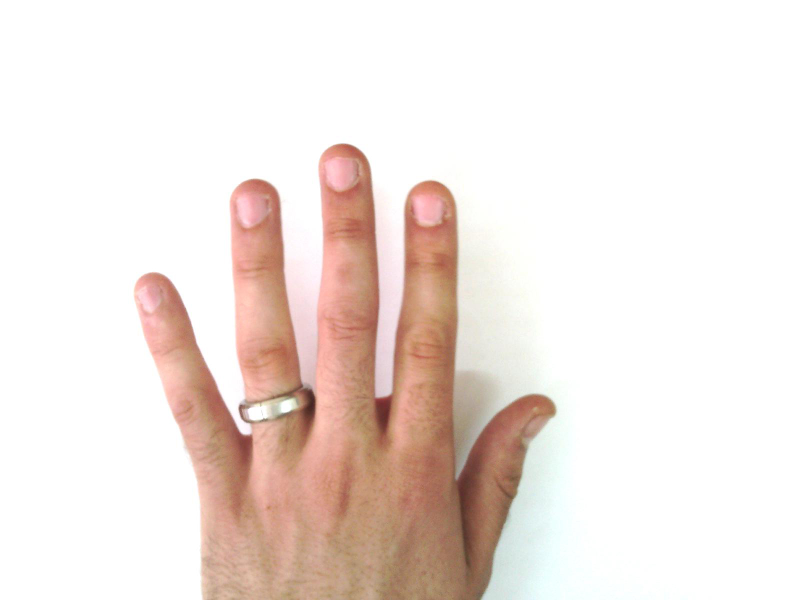
#> input picture ResizedImages/Hand_0000031.jpg, 1600 x 1200 px (shown at 1/2 size)
$ python -i function.py   (imports and definitions only)
#> lines starting #> are read from the running program, lines starting #| are printed output that depends on the picture; after the words box and inside, x2 and y2 are one past the last pixel; in counts of white or black regions, pixels touching at a corner belong together
#> further down, picture is the input picture: shape (1200, 1600, 3); mean B, G, R 223.4, 228.7, 240.3

import matplotlib.pyplot as plt
import numpy as np
import copy
import cv2
import os

classes = 'NONE ONE TWO THREE FOUR FIVE'.split()

# [5 lines left out: function initClass, not called in this run]

def binaryMask(img):
    img = cv2.cvtColor(img, cv2.COLOR_BGR2GRAY)
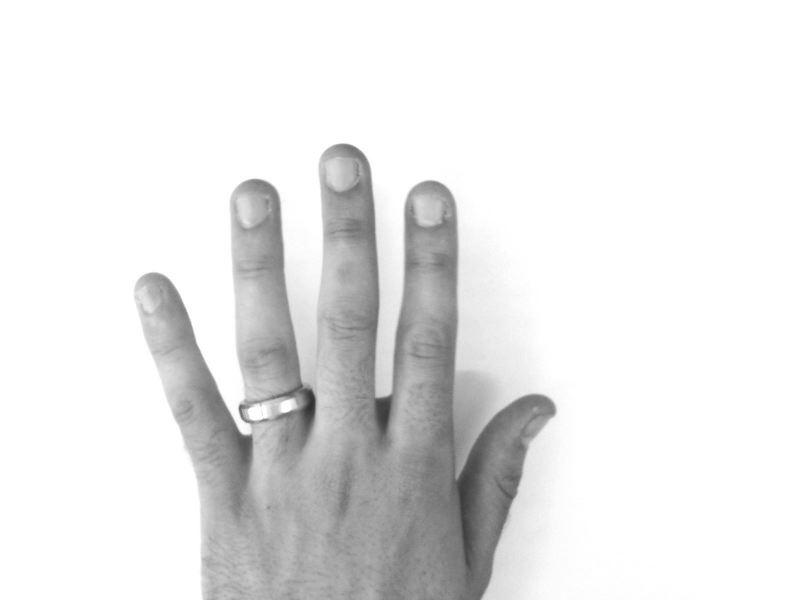
#> img: shape (1200, 1600) (shown at 1/2 size); min 46, max 255, mean 231.6
    img = cv2.GaussianBlur(img, (7,7), 3)
    img = cv2.adaptiveThreshold(img, 255, cv2.ADAPTIVE_THRESH_GAUSSIAN_C, cv2.THRESH_BINARY_INV, 11, 2)
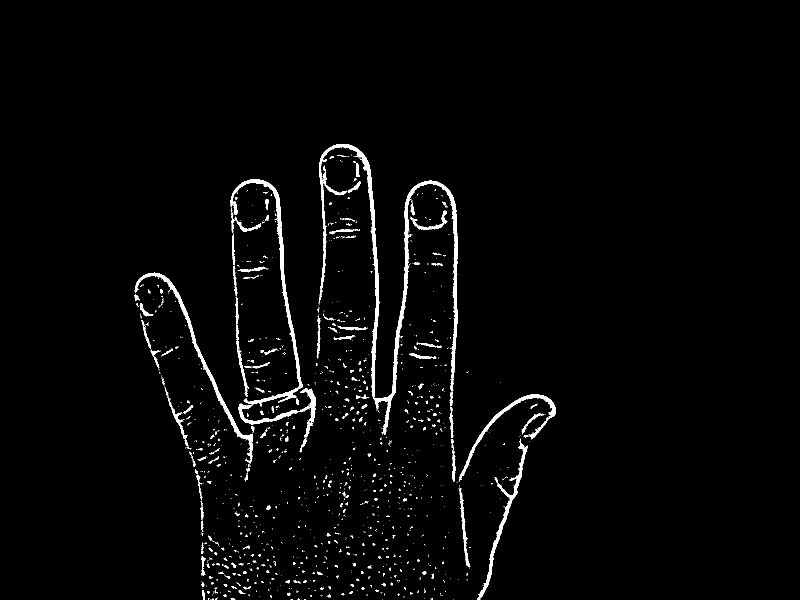
#> img: shape (1200, 1600) (shown at 1/2 size); 2.2% white; 1218 white regions (1033 under 20 px), largest, box (x1, y1, x2, y2) and area: (746, 361, 916, 870) 6529, (637, 288, 759, 794) 5533, (461, 358, 606, 813) 4405
    ret, new = cv2.threshold(img, 25, 255, cv2.THRESH_BINARY_INV + cv2.THRESH_OTSU)
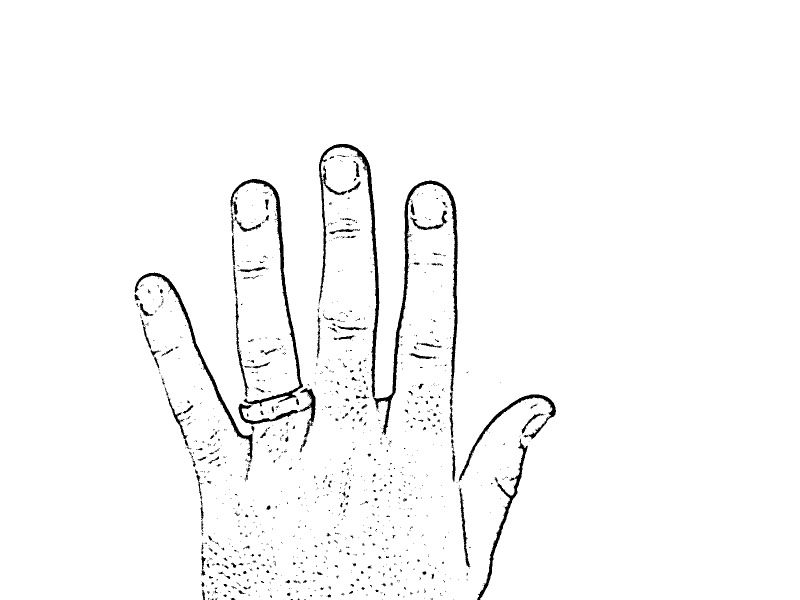
#> new: shape (1200, 1600) (shown at 1/2 size); 97.8% white; 1218 black regions (1033 under 20 px), largest, box (x1, y1, x2, y2) and area: (746, 361, 916, 870) 6529, (637, 288, 759, 794) 5533, (461, 358, 606, 813) 4405
#> ret = 0
    return new

# [92 lines left out: function main, not called in this run]

>>> import cv2
>>> picture = cv2.imread('ResizedImages/Hand_0000031.jpg')
>>> result = binaryMask(picture)

$ run again, on ResizedImages/Hand_0000063.jpg
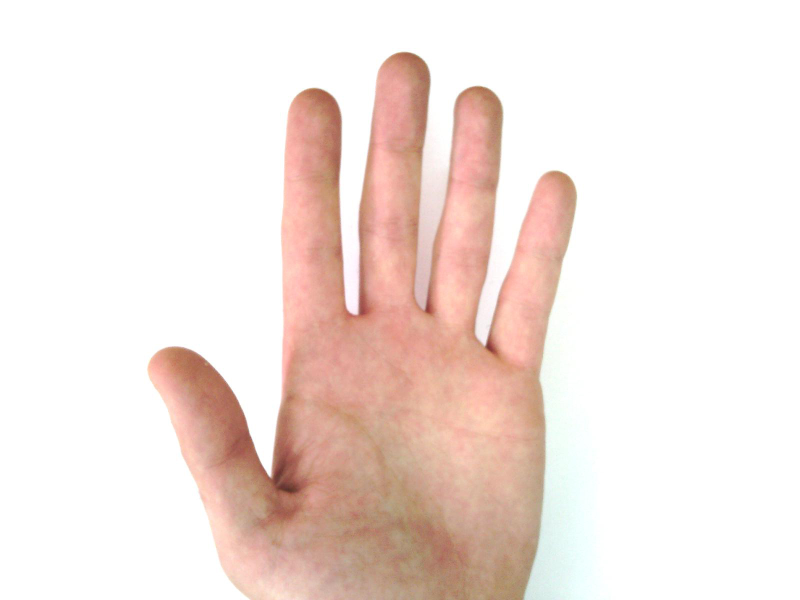
#> input picture ResizedImages/Hand_0000063.jpg, 1600 x 1200 px (shown at 1/2 size)
#> picture is the input picture: shape (1200, 1600, 3); mean B, G, R 222.6, 228.2, 242.9
#> in binaryMask, `img = cv2.adaptiveThreshold(img, 255, cv2.ADAPTIVE_THRESH_GAUSSIAN_C, ..`:
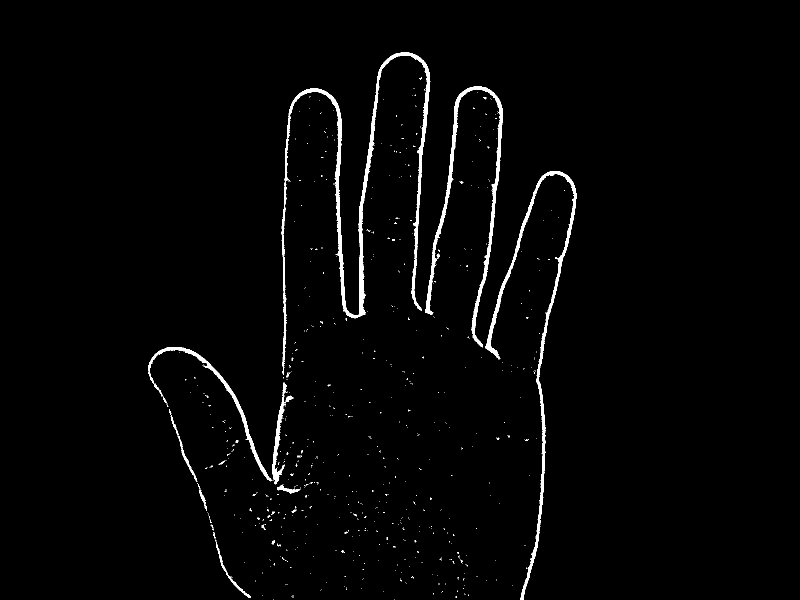
#> img: shape (1200, 1600) (shown at 1/2 size); 1.8% white; 691 white regions (668 under 20 px), largest, box (x1, y1, x2, y2) and area: (563, 105, 861, 750) 12589, (970, 342, 1153, 1200) 7363, (850, 172, 1005, 695) 6575
#> in binaryMask, `ret, new = cv2.threshold(img, 25, 255, cv2.THRESH_BINARY_INV + cv2.THR..`:
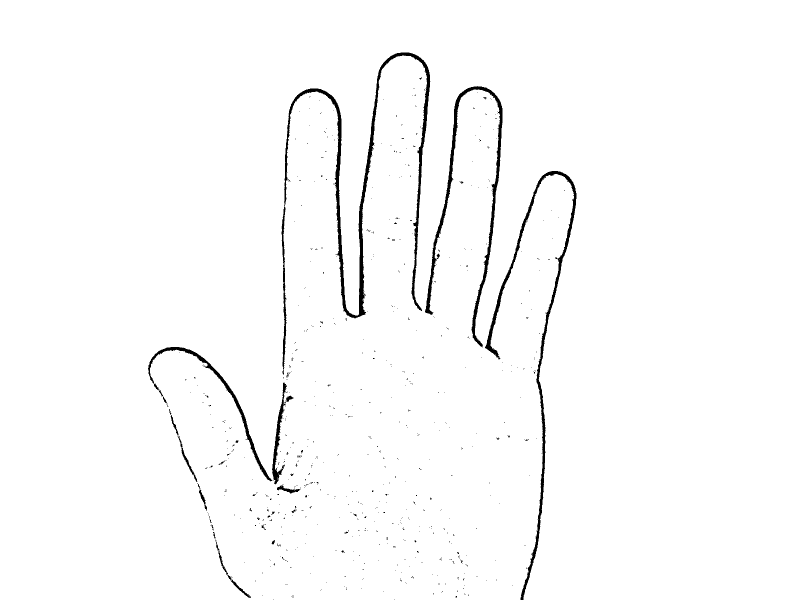
#> new: shape (1200, 1600) (shown at 1/2 size); 98.2% white; 691 black regions (668 under 20 px), largest, box (x1, y1, x2, y2) and area: (563, 105, 861, 750) 12589, (970, 342, 1153, 1200) 7363, (850, 172, 1005, 695) 6575
#> ret = 0

$ run again, on ResizedImages/Hand_0000179.jpg
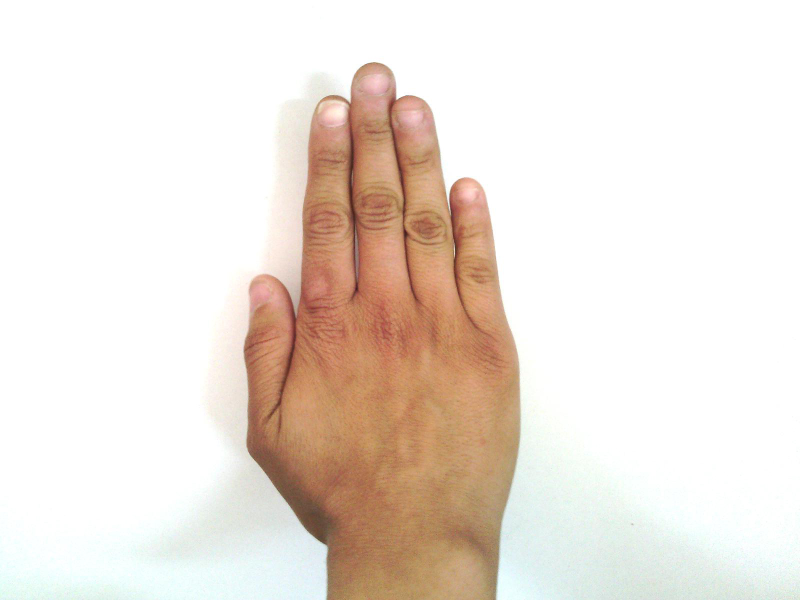
#> input picture ResizedImages/Hand_0000179.jpg, 1600 x 1200 px (shown at 1/2 size)
#> picture is the input picture: shape (1200, 1600, 3); mean B, G, R 217.9, 226.5, 236.9
#> in binaryMask, `img = cv2.adaptiveThreshold(img, 255, cv2.ADAPTIVE_THRESH_GAUSSIAN_C, ..`:
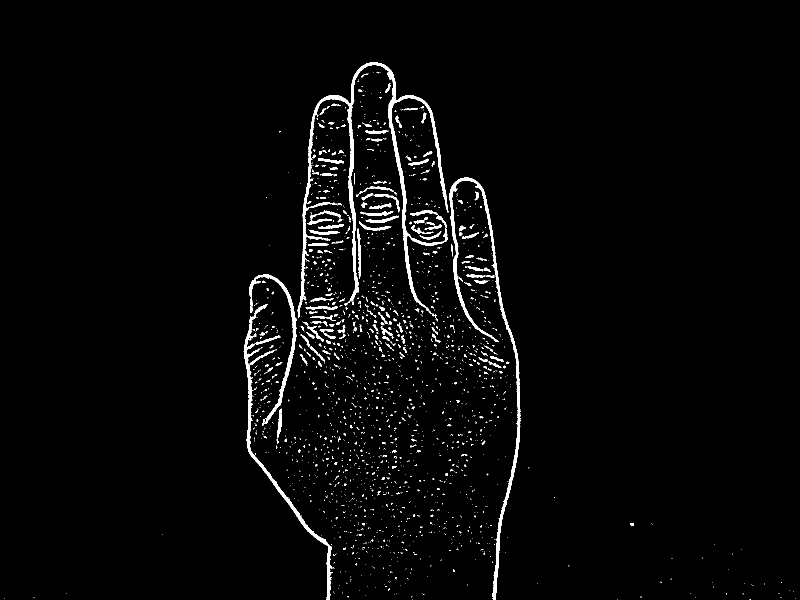
#> img: shape (1200, 1600) (shown at 1/2 size); 2.4% white; 1981 white regions (1773 under 20 px), largest, box (x1, y1, x2, y2) and area: (595, 124, 897, 635) 11692, (899, 355, 1041, 1200) 6779, (487, 608, 669, 1200) 4725
#> in binaryMask, `ret, new = cv2.threshold(img, 25, 255, cv2.THRESH_BINARY_INV + cv2.THR..`:
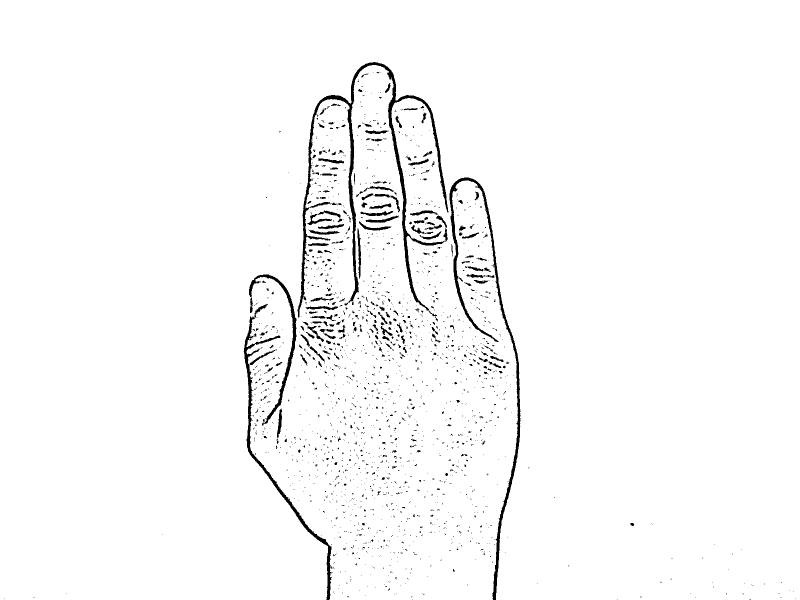
#> new: shape (1200, 1600) (shown at 1/2 size); 97.6% white; 1981 black regions (1773 under 20 px), largest, box (x1, y1, x2, y2) and area: (595, 124, 897, 635) 11692, (899, 355, 1041, 1200) 6779, (487, 608, 669, 1200) 4725
#> ret = 0

$ run again, on ResizedImages/Hand_0000201.jpg
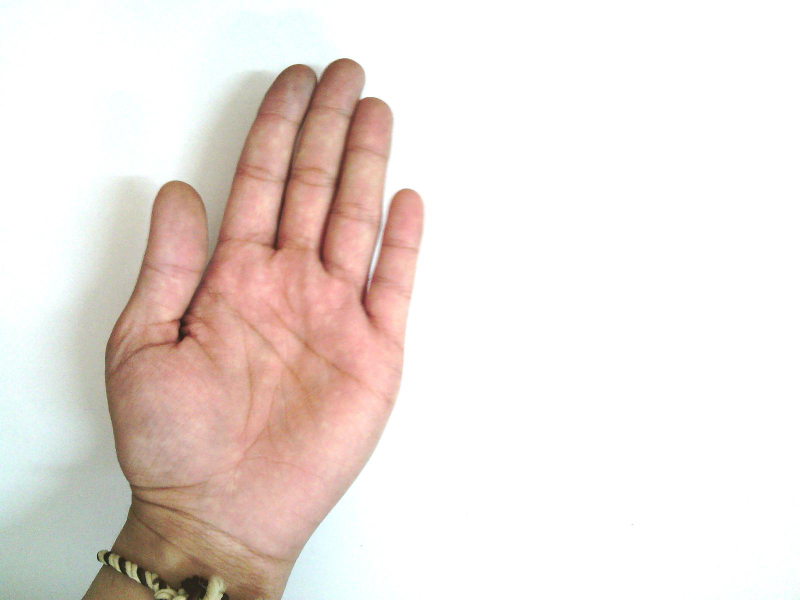
#> input picture ResizedImages/Hand_0000201.jpg, 1600 x 1200 px (shown at 1/2 size)
#> picture is the input picture: shape (1200, 1600, 3); mean B, G, R 220.5, 225.6, 235.7
#> in binaryMask, `img = cv2.adaptiveThreshold(img, 255, cv2.ADAPTIVE_THRESH_GAUSSIAN_C, ..`:
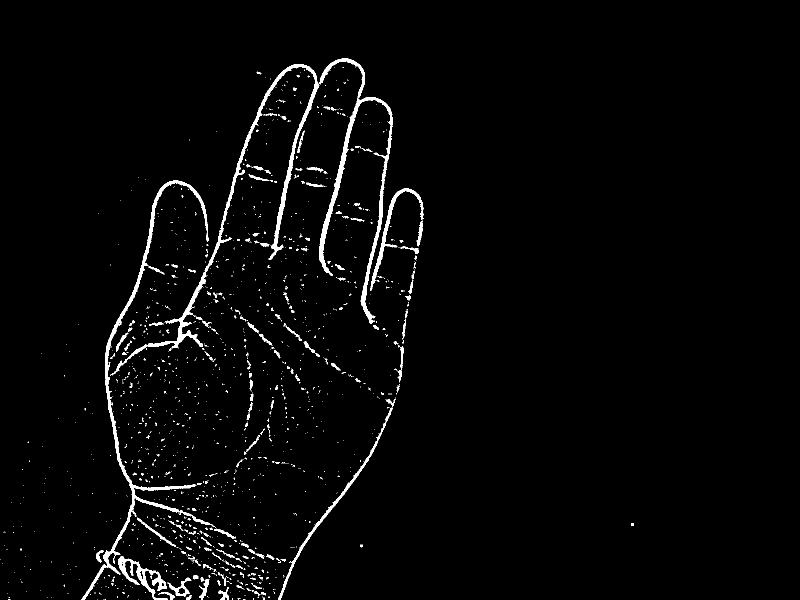
#> img: shape (1200, 1600) (shown at 1/2 size); 2.3% white; 1501 white regions (1336 under 20 px), largest, box (x1, y1, x2, y2) and area: (223, 128, 639, 751) 8286, (163, 361, 420, 1200) 8039, (638, 117, 786, 647) 7106
#> in binaryMask, `ret, new = cv2.threshold(img, 25, 255, cv2.THRESH_BINARY_INV + cv2.THR..`:
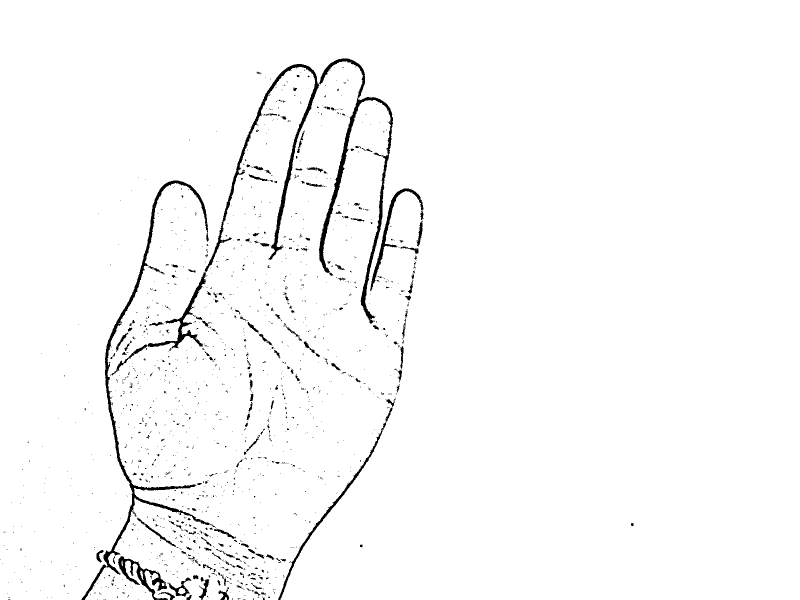
#> new: shape (1200, 1600) (shown at 1/2 size); 97.7% white; 1501 black regions (1336 under 20 px), largest, box (x1, y1, x2, y2) and area: (223, 128, 639, 751) 8286, (163, 361, 420, 1200) 8039, (638, 117, 786, 647) 7106
#> ret = 0
